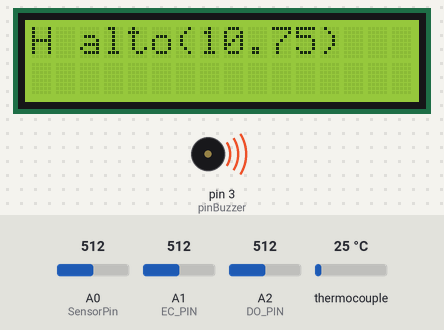
The sketch below on a simulated Arduino Mega 2560, built with avr-gcc and run on an emulated ATmega2560. On the bench: 16×2 character LCD, buzzer (waves = sounding). The test bench sets the inputs (shaded band); at power-on: thermocouple 25 °C, A0 (SensorPin) = 512, A1 (EC_PIN) = 512, A2 (DO_PIN) = 512. The local clock reads 2024-03-15 10:24:30 at power-on unless the sketch sets it; storage starts empty; what the sketch prints to the serial monitor is not drawn.

Above: at 1.2 s.
1.3 s: thermocouple set to 6 °C
At 15.17 s:
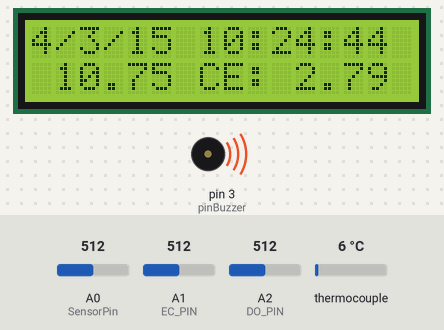
29.3 s: A0 (SensorPin) set to 333
At 37.8 s:
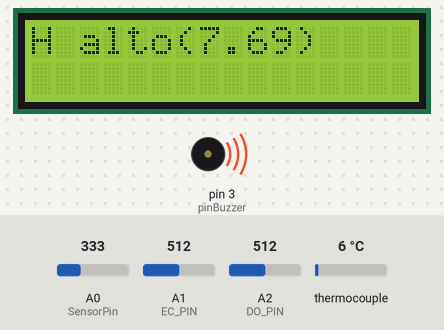
38.1 s: A0 (SensorPin) set to 314
45.0 s: thermocouple set to 294 °C
At 58.8 s:
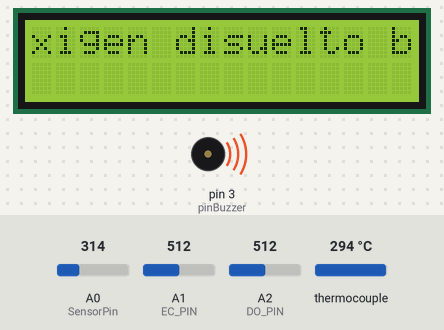
59.0 s: A0 (SensorPin) set to 274
At 66.15 s:
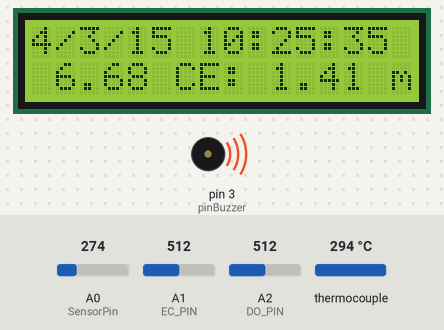
67.8 s: A0 (SensorPin) set to 253
At 76.3 s:
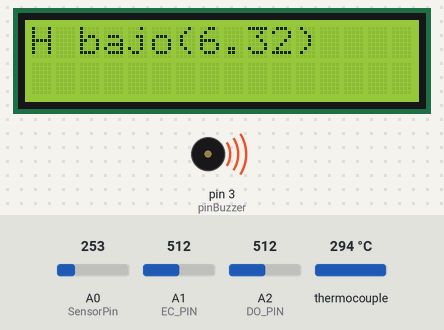
Timing chart, 0 to 77.8 s (numbered marks = the images above; inputs shaded):
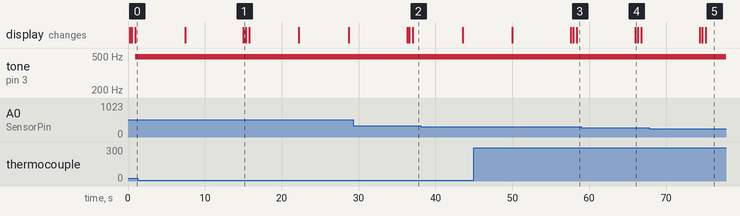

Measured:
- the behaviour switches between 264 and 263 on A0 (SensorPin) (found by bisection; images 4 and 5)

The sketch:

Datos.ino
```cpp
////////////////////////////////////////Librerias//////////////////////////////////////////
#include <SPI.h>		            // incluye libreria interfaz SPI
#include <SD.h>			            // incluye libreria para tarjetas SD
#include <Wire.h>               // incluye libreria para Reloj
#include "RTClib.h"             // incluye libreria para Reloj
#include <Adafruit_MAX31865.h>  // incluye librerias para PT100
#include "DFRobot_EC.h"         // incluye librerias para sensor de conductividad electrica
#include <EEPROM.h>             // incluye librerias para sensor de conductividad electrica
#include <Arduino.h>            // incluye librerias para sensor de oxigeno disuelto
//////////////////////////////////////Reloj///////////////////////////////////////////////
RTC_DS3231 rtc;
String ano;
String dia;
String mes;
String horas;
String minutos;
String segundos;
String Fecha;
String Hora;
////////////////////////////////////// SD //////////////////////////////////////////////////
#define SSpin 53		// Se selecciona el pin digital esclavo 53
File archivo;			//   Objeto archivo del tipo File
unsigned long intervaloDatalog = 1000;
unsigned long Milis=0;
///////////////////////////////////// LCD /////////////////////////////////////////////////
#include <LiquidCrystal.h>
LiquidCrystal lcd(8, 9, 4, 5, 6, 7); // Se utiliza la libreria creando el objeto LCD con los pines con sus correspondientes salidas(rs, en, d4, d5, d6, d7)
String Linea1;
String Linea2;
///////////////////////////////// Sensor de temperatura //////////////////////////////////
Adafruit_MAX31865 thermo = Adafruit_MAX31865(10, 11, 12, 13); // Pines Cs, SDI, SDO, CLK de modulo MAX31865
#define RREF      430.0 // Rref de resistencia
#define RNOMINAL  100  // Resistencia a 0 grados
float temperatura = 0;
///////////////////////////////// Sensor de pH ///////////////////////////////////////////
#define SensorPin A0
float offsetdecalibracion = 2.0;          // Segun caliracion previa se define un offser
unsigned long int avgValue;                 // Se crea una variale para guardar el valor promedio de la retroalimentación del sensor
float pH;                                   // Se inicializa la variale pH
int buf[10],temp;                           // Esto declara una matriz variable.
///////////////////////////////// Sensor de Conductividad electrica ///////////////////////////////////////////
#define EC_PIN A1
float voltajeCE = 0;
float valorCe = 0;
float ecValue = 0;
DFRobot_EC ec;
///////////////////////////////// Sensor de Oxigeno disuelto ///////////////////////////////////////////
#define DO_PIN A2
#define VREF 5000    //VREF (mv)
#define ADC_RES 1024 //ADC Resolución
#define TWO_POINT_CALIBRATION 1 // modo de calibracion de 2 puntos
#define CAL1_V (1704)    //  Voltaje    (mV) punto 1 -> temperatura alta
#define CAL1_T (40)    //  temperatura(°C) punto 1 -> temperatura alta
#define CAL2_V (732)    //  Voltaje    (mV) punto 2 -> temperatura baja
#define CAL2_T (5)     //  temperatura(°C) punto 2 -> temperatura baja
float ValorOD = 0;
const uint16_t DO_Table[41] = {
    14460, 14220, 13820, 13440, 13090, 12740, 12420, 12110, 11810, 11530,
    11260, 11010, 10770, 10530, 10300, 10080, 9860, 9660, 9460, 9270,
    9080, 8900, 8730, 8570, 8410, 8250, 8110, 7960, 7820, 7690,
    7560, 7430, 7300, 7180, 7070, 6950, 6840, 6730, 6630, 6530, 6410};

uint8_t Temperaturet;
uint16_t ADC_Raw;
uint16_t ADC_Voltage;
uint16_t DO;

int16_t readDO(uint32_t voltage_mv, uint8_t temperature_c)
{
#if TWO_POINT_CALIBRATION == 0
  uint16_t V_saturation = (uint32_t)CAL1_V + (uint32_t)35 * temperature_c - (uint32_t)CAL1_T * 35;
  return (voltage_mv * DO_Table[temperature_c] / V_saturation);
#else
  uint16_t V_saturation = (int16_t)((int8_t)temperature_c - CAL2_T) * ((uint16_t)CAL1_V - CAL2_V) / ((uint8_t)CAL1_T - CAL2_T) + CAL2_V;
  return (voltage_mv * DO_Table[temperature_c] / V_saturation);
#endif
}
/////////////////////////////////////////// ALERTAS /////////////////////////////////////////////
const byte pinBuzzer = 3;    // Se define el pin digital de salida para el buzzer
byte salida = 10;
//////////////////////////////////////////////////////////////////////////////////////////
void setup() {
  Serial.begin(115200);				// inicializa monitor serie a 115200 bps
  lcd.begin(16, 2);           //Inicia la LCD
  thermo.begin(MAX31865_3WIRE); //Configuracion para pt100 de 3 hilos
  ec.begin();                   //Se inicia el sensor de conductividad electrica
  if (!rtc.begin()) // Comprobar si el reloj esta conectado
  {
    Serial.println("El reloj no está conectado!");
    lcd.setCursor(0,0);
    lcd.print("Reloj No conectado!"); // Se imprime en LCD mensaje
  }
  if (rtc.lostPower()) // Ajustar hora del reloj
  {
    rtc.adjust(DateTime(2022, 10, 26, 8, 56, 0));
   }
  if (!SD.begin(SSpin)) {		// Comprobar si la SD esta conectada
    Serial.println("fallo en inicializacion!");
    lcd.setCursor(0,1);
    lcd.print("Fallo en SD!"); // Se imprime en LCD mensaje
    return;					           // Se sale del setup()
  }
  Serial.println("inicializacion correcta");	// texto que confirma inicializacion
}
////////////////////////////////////////////////////////////////////////////////////////////
void loop() {
  ////////////////////////////////////////// Reloj /////////////////////////////////////////
  DateTime now = rtc.now();
  ano = now.year();
  mes = now.month();
  dia = now.day();
  horas = now.hour();
  minutos = now.minute();
  segundos = now.second();
  Fecha = ano + "/" + mes + "/" + dia;
  Hora = horas + ":" + minutos + ":" + segundos;
  ///////////////////////////////// Sensor de temperatura //////////////////////////////////
  uint16_t rtd = thermo.readRTD();
  float ratio = rtd;
  ratio /= 32768;
  temperatura = thermo.temperature(RNOMINAL, RREF); //Adquisición de datos de temperatura
  temperatura = temperatura + 260;
  Serial.println(temperatura);
  /////////////////////////////// Sensor de pH ///////////////////////////////////////////
  for(int i=0;i<10;i++)       // Se obtienen 10 muestras del valor del sensor
  {
    buf[i]=analogRead(SensorPin);
    delay(10);
  }
  for(int i=0;i<9;i++)        // Se organizan los datos de menor a mayor
  {
    for(int j=i+1;j<10;j++)
    {
      if(buf[i]>buf[j])
      {
        temp=buf[i];
        buf[i]=buf[j];
        buf[j]=temp;
      }
    }
  }
  avgValue=0;
  for(int i=2;i<8;i++)                      // Se toma el promedio de los datos del cento
    avgValue+=buf[i];
  float ValorpH =(float)avgValue*5.0/1024/6; // Se convierte la señal analoga a milivoltios
  ValorpH=3.5*ValorpH+offsetdecalibracion;   // Se convierten los milivoltios a el valor de pH
  Serial.println(ValorpH);
  ///////////////////////////////// Sensor de Conductividad electrica ///////////////////////////////////////////
  static unsigned long timepoint = millis();
  if(millis()-timepoint>1000U)  // Se define un tiempo de intervalos de 1s
  {
    timepoint = millis();
    voltajeCE = analogRead(EC_PIN)/1024.0*5000;   // Lectura del voltaje del sensor de conductividad electrica
    valorCe =  ec.readEC(voltajeCE,temperatura);  // Convierte el voltaje a conductividad electrica con una compensacion por temperatura
  }
  ec.calibration(voltajeCE,temperatura);          // Calibracion por serial CMD
  //valorCe = valorCe - 12;
  Serial.println(valorCe);
  ///////////////////////////////// Sensor de Oxigeno disuelto ///////////////////////////////////////////
  Temperaturet = (uint8_t)temperatura;
  ADC_Raw = analogRead(DO_PIN);                       // Lee el valor del sensor
  ADC_Voltage = uint32_t(VREF) * ADC_Raw / ADC_RES;   // Ajusta los datos del sensor
  ValorOD = (readDO(ADC_Voltage, Temperaturet))/1000; // Convierte el voltaje con una compensacion por temperatura a OD
  Serial.println(ValorOD);
  /////////////////////////////////////  Datos en LCD //////////////////////////////////////////////////////
    Linea1 = String(Fecha) +" "+ String(Hora)+ " Temp: "+String(temperatura)+("C");
    Linea2 = "pH: "+String(ValorpH) +" CE: "+ String(valorCe) + " mS/cm" + " OD:" + String(ValorOD) +" mg/L";
    //lcd.clear();
    lcd.setCursor(0,0);
    lcd.print(Linea1);
    lcd.scrollDisplayLeft();
    lcd.setCursor(0,1);
    lcd.print(Linea2);
    lcd.scrollDisplayLeft();
    delay(300);
  //////////////////////////////////// Alertas del sistema ///////////////////////////////////////////////
   if (temperatura > 25 ) {
     Serial.println("La temperatura del agua ha superado el rango recomendado");
      lcd.clear();
      lcd.setCursor(0,0);
      lcd.print("Temperatura alta ("+ String(temperatura)+"C)");
      lcd.scrollDisplayLeft();
      delay(450);
     analogWrite(pinBuzzer, salida);
   } else if (temperatura < 15 ) {
     Serial.println("La temperatura del agua es inferior a el rango recomendado");
      lcd.clear();
      lcd.setCursor(0,0);
      lcd.print("Temperatura baja ("+ String(temperatura)+"C)");
      lcd.scrollDisplayLeft();
      delay(450);
     analogWrite(pinBuzzer, salida);
   }
    if (ValorpH > 7.5 ) {
     Serial.println("El valor de pH del agua ha superado el rango recomendado");
      lcd.clear();
      lcd.setCursor(0,0);
      lcd.print("pH alto("+ String(ValorpH)+")");
      lcd.scrollDisplayLeft();
      delay(450);
     analogWrite(pinBuzzer, salida);
     delay(6000);
   } else if (ValorpH < 6.5 ) {
     Serial.println("El valor de pH del agua del tanque es inferior a el rango recomendado");
      lcd.clear();
      lcd.setCursor(0,0);
      lcd.print("pH bajo("+ String(ValorpH)+")");
      lcd.scrollDisplayLeft();
      delay(450);
     analogWrite(pinBuzzer, salida);
     delay(6000);
   }
    if (valorCe > 1.5 ) {
     Serial.println("La conductividad electrica del agua ha superado el rango recomendado");
      lcd.clear();
      lcd.setCursor(0,1);
      lcd.print("Conductividad electrica alta ("+ String(valorCe)+")");
      lcd.scrollDisplayLeft();
      delay(450);
     analogWrite(pinBuzzer, salida);
     delay(6000);
   }
    if (ValorOD > 9 ) {
     Serial.println("El oxigeno disuelto del agua ha superado el rango recomendado");
      lcd.clear();
      lcd.setCursor(0,1);
      lcd.print("Oxigeno disuelto alto ("+ String(ValorOD)+")");
      lcd.scrollDisplayLeft();
      delay(450);
     analogWrite(pinBuzzer, salida);
     delay(6000);
   } else if (ValorOD < 3 ) {
     Serial.println("El oxigeno disuelto del agua es inferior a el rango recomendado");
      lcd.clear();
      lcd.setCursor(0,0);
      lcd.print("Oxigen disuelto bajo ("+ String(ValorOD)+")");
      lcd.scrollDisplayLeft();
      delay(450);
     analogWrite(pinBuzzer, salida);
     delay(6000);
   }
  //////////////////////////////////// Escritura en SD ////////////////////////////////////////////////////
  unsigned long Milisact = millis();
  if ((Milisact - Milis)>= (intervaloDatalog)){
    Milis = Milisact;
    archivo = SD.open("Datos.txt", FILE_WRITE);	// apertura para lectura-escritura de archivo Datos.txt
  if (archivo) {
    archivo.println(Fecha + " " + Hora + " Temperatura: " + temperatura + " " + "°C" + " pH: " + "6,7" + " Conductividad electrica: " + valorCe + " mS/cm " + "Oxigeno disuelto " + ValorOD + " mg/L");	// escritura de una linea de texto en archivo
    Serial.println("Escribiendo en archivo datos.txt...");	// texto en monitor serie
    archivo.close();				              // cierre del archivo
    Serial.println("Escritura correcta");	// texto de escritura correcta en monitor serie
  } else {
    Serial.println("Error en la apertura de datos.txt");	// texto de falla en apertura de archivo
  }
  }
   archivo = SD.open("Datos.txt");		// apertura de archivo Datos.txt
  if (archivo) {
    Serial.println("Contenido de datos.txt:");	// texto en monitor serie
    while (archivo.available()) {		 // mientras exista contenido en el archivo
      Serial.write(archivo.read());  // lectura de a un caracter por vez
    }
    archivo.close();				// cierre de archivo
  } else {
    Serial.println("Error en la apertura de datos.txt");// texto de falla en apertura de archivo
  }
  delay(1000);
}
```
